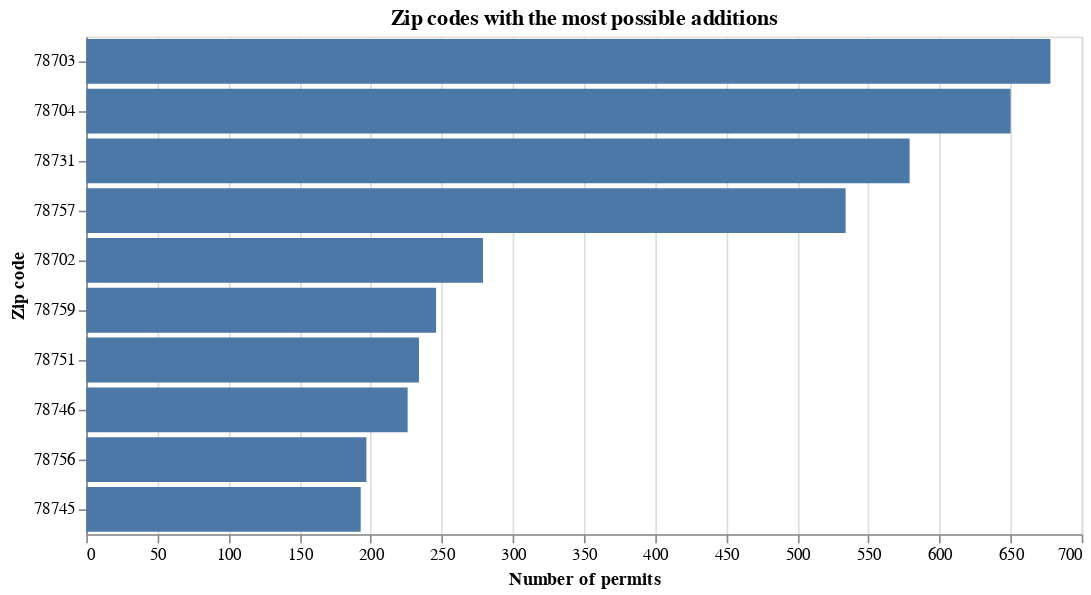

Notebook source saved alongside this figure:
### Code cell
alt.Chart(demos_by_zip.head(10), title="Zip codes with the most possible additions").mark_bar().encode(
    x=alt.X("Count:Q",
            axis=alt.Axis(title="Number of permits")),
    y=alt.Y("Zip:O",
            # this is the sorting magic
            sort=alt.SortField(field="Count", order="descending", op="sum"),
            axis=alt.Axis(title="Zip code")),
).properties(width=600)

### Figure 1 — Vega-Lite specification as saved in the notebook (floating-point values rounded to 4 significant figures)
{"$schema": "https://vega.github.io/schema/vega-lite/v2.4.1.json", "config": {"view": {"height": 300, "width": 400}}, "data": {"values": [{"Count": 678, "Zip": "78703"}, {"Count": 650, "Zip": "78704"}, {"Count": 579, "Zip": "78731"}, {"Count": 534, "Zip": "78757"}, {"Count": 279, "Zip": "78702"}, {"Count": 246, "Zip": "78759"}, {"Count": 234, "Zip": "78751"}, {"Count": 226, "Zip": "78746"}, {"Count": 197, "Zip": "78756"}, {"Count": 193, "Zip": "78745"}]}, "encoding": {"x": {"axis": {"title": "Number of permits"}, "field": "Count", "type": "quantitative"}, "y": {"axis": {"title": "Zip code"}, "field": "Zip", "sort": {"field": "Count", "op": "sum", "order": "descending"}, "type": "ordinal"}}, "mark": "bar", "title": "Zip codes with the most possible additions", "width": 600}
